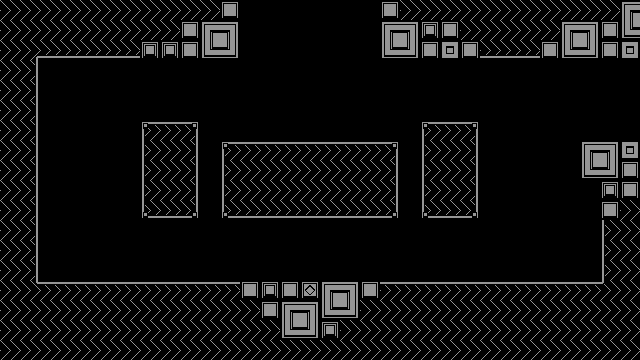

The image is a tile-based game level rendered from a .tmx file. Its description and source (layers, tilesets, objects; grid data summarised) follow:
An orthogonal 32x18 tile map with 20x20 px tiles, 2 tile layers (Tile Layer 2, Tile Layer 1), 2 tilesets and 9 objects (8x spikes, checkpoint).

<map version="1.0" orientation="orthogonal" width="32" height="18" tilewidth="20" tileheight="20">
 <properties>
  <property name="east" value="slider" />
  <property name="north" value="pit" />
  <property name="south" value="test" />
  <property name="west" value="start" />
 </properties>
 <tileset firstgid="1" name="1" tilewidth="20" tileheight="20">
  <image source="../images/tiles/1.png" width="120" height="320" />
 </tileset>
 <tileset firstgid="97" name="2" tilewidth="20" tileheight="20">
  <image source="../images/tiles/2.png" width="120" height="320" />
 </tileset>
 <layer name="Tile Layer 2" width="32" height="18">
  <properties>
   <property name="tilesheet" value="1" />
  </properties>
  <data>[576 cells, 220 non-empty, 22 distinct tile ids]</data>
 </layer>
 <layer name="Tile Layer 1" width="32" height="18">
  <data>[576 cells, 277 non-empty, 23 distinct tile ids]</data>
 </layer>
 <objectgroup color="#00ffff" name="Object Layer 1" width="32" height="18">
  <object type="spikes" x="220" y="120" width="180" height="20">
   <properties>
    <property name="orientation" value="up" />
   </properties>
  </object>
  <object type="spikes" x="400" y="140" width="20" height="80">
   <properties>
    <property name="orientation" value="right" />
   </properties>
  </object>
  <object type="spikes" x="220" y="220" width="180" height="20">
   <properties>
    <property name="orientation" value="down" />
   </properties>
  </object>
  <object type="spikes" x="200" y="140" width="20" height="80">
   <properties>
    <property name="orientation" value="left" />
   </properties>
  </object>
 </objectgroup>
 <objectgroup color="#ff00ff" name="Object Layer 2" width="32" height="18">
  <object type="spikes" x="80" y="0" width="20" height="60">
   <properties>
    <property name="orientation" value="right" />
   </properties>
  </object>
  <object type="spikes" x="540" y="0" width="20" height="60">
   <properties>
    <property name="orientation" value="left" />
   </properties>
  </object>
  <object type="spikes" x="420" y="100" width="60" height="20">
   <properties>
    <property name="orientation" value="up" />
   </properties>
  </object>
  <object type="spikes" x="140" y="100" width="60" height="20">
   <properties>
    <property name="orientation" value="up" />
   </properties>
  </object>
  <object type="checkpoint" x="300" y="220" width="20" height="80" />
 </objectgroup>
</map>
